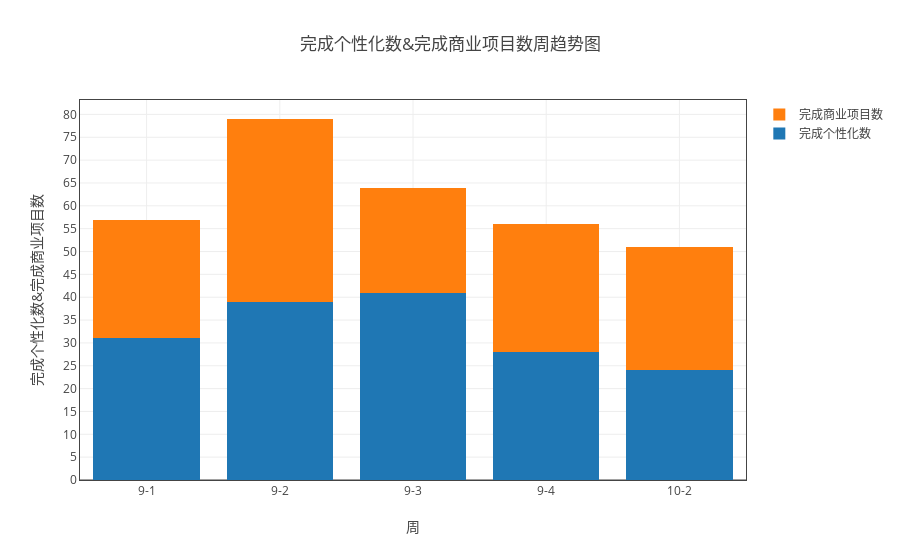
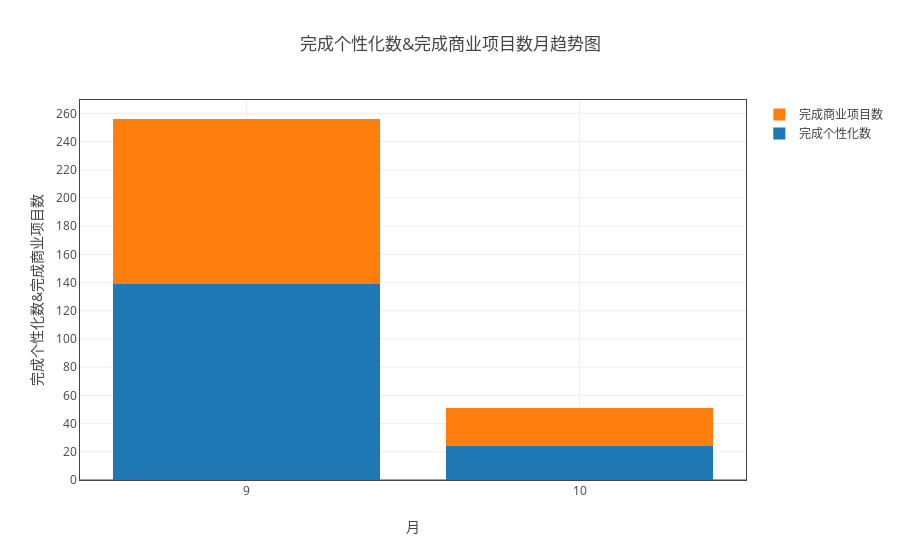

The code cell stored with these charts, in order, in its notebook:
### Markdown cell above
### 分析组完成项目数

### Code cell
ss = myModule.format(all_df1 ,"日期（格式“月-周次”）" ,['完成商业项目数','完成个性化数'])
myModule.myPlot(myModule.sort_by_index(ss.groupby('sum'))).plot('stack_bar')
ss = myModule.format(all_df1 ,"month" ,['完成商业项目数','完成个性化数'])
myModule.myPlot(ss.groupby('sum')).plot('stack_bar',"月")

### Figure 1 — Plotly figure (JSON) as saved in the notebook; plotly's stock layout.template omitted (floating-point values rounded to 4 significant figures)
{"data": [{"name": "完成个性化数", "type": "bar", "uid": "7e6b9c15-d2d4-11e8-8ddb-a41f72875c19", "x": ["9-1", "9-2", "9-3", "9-4", "10-2"], "y": [31, 39, 41, 28, 24]}, {"name": "完成商业项目数", "type": "bar", "uid": "7e6b9c16-d2d4-11e8-8ddb-a41f72875c19", "x": ["9-1", "9-2", "9-3", "9-4", "10-2"], "y": [26, 40, 23, 28, 27]}], "layout": {"barmode": "stack", "title": "完成个性化数&完成商业项目数周趋势图", "xaxis": {"mirror": "all", "nticks": 20, "showgrid": true, "showline": true, "title": "周", "type": "category", "zeroline": true}, "yaxis": {"mirror": "all", "nticks": 20, "showgrid": true, "showline": true, "title": "完成个性化数&完成商业项目数", "zeroline": true}}}

### Figure 2 — Plotly figure (JSON) as saved in the notebook; plotly's stock layout.template omitted (floating-point values rounded to 4 significant figures)
{"data": [{"name": "完成个性化数", "type": "bar", "uid": "7e6b9c17-d2d4-11e8-8ddb-a41f72875c19", "x": [9, 10], "y": [139, 24]}, {"name": "完成商业项目数", "type": "bar", "uid": "7e6b9c18-d2d4-11e8-8ddb-a41f72875c19", "x": [9, 10], "y": [117, 27]}], "layout": {"barmode": "stack", "title": "完成个性化数&完成商业项目数月趋势图", "xaxis": {"mirror": "all", "nticks": 20, "showgrid": true, "showline": true, "title": "月", "type": "category", "zeroline": true}, "yaxis": {"mirror": "all", "nticks": 20, "showgrid": true, "showline": true, "title": "完成个性化数&完成商业项目数", "zeroline": true}}}
